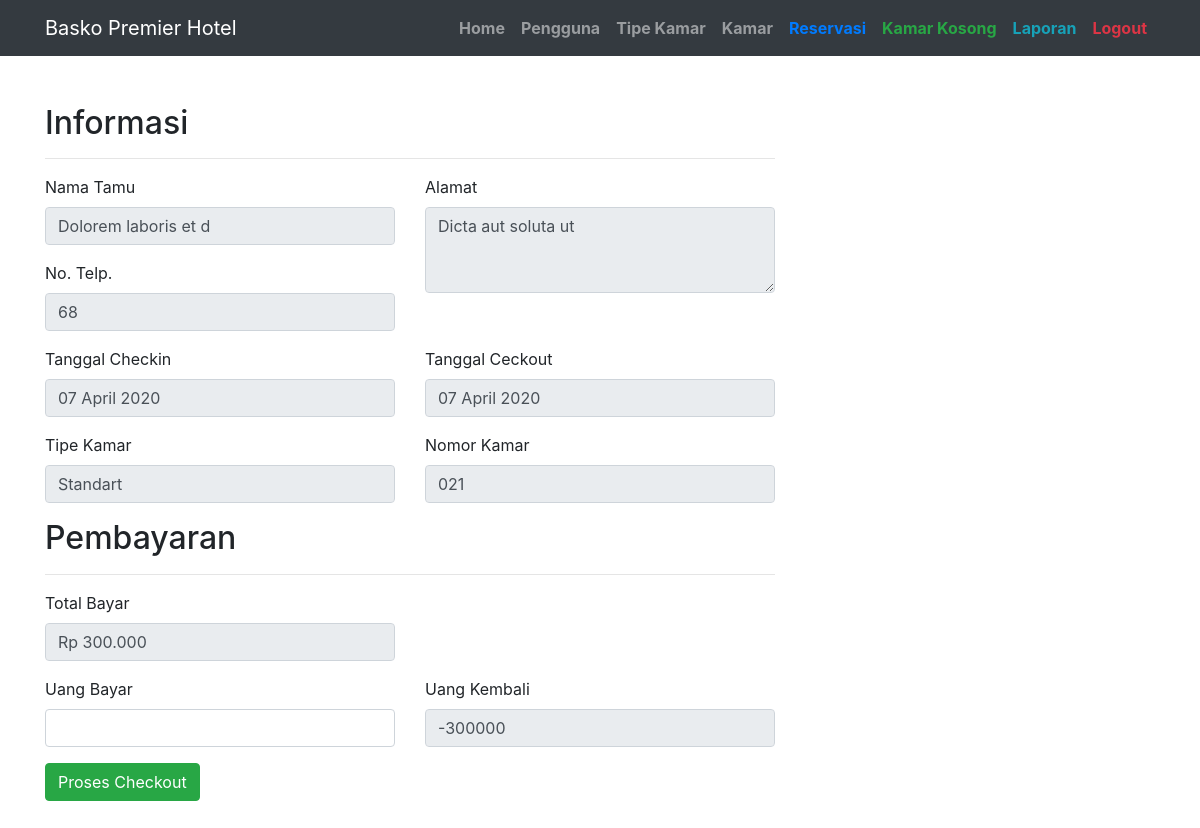
Screenshot of /index.php?page=module/Reservasi/checkout&id=3 (signed in) with the database file from the repository.
### tables this page shows
CREATE TABLE `tb_Reservasi` (
  `reservasi_id` int(11) NOT NULL AUTO_INCREMENT,
  `kamar_id` int(11) NOT NULL,
  `reservasi_nama` varchar(100) NOT NULL,
  `reservasi_tlp` varchar(12) NOT NULL,
  `reservasi_alamat` text NOT NULL,
  `reservasi_masuk` date NOT NULL,
  `reservasi_keluar` date NOT NULL,
  `reservasi_status` varchar(25) NOT NULL,
  PRIMARY KEY (`reservasi_id`)
);

CREATE TABLE `tb_Tipe_kamar` (
  `tipe_kamar_id` int(11) NOT NULL AUTO_INCREMENT,
  `tipe_kamar_nama` varchar(255) NOT NULL,
  PRIMARY KEY (`tipe_kamar_id`)
);

CREATE TABLE `tb_Kamar` (
  `kamar_id` int(11) NOT NULL AUTO_INCREMENT,
  `tipe_kamar_id` int(11) NOT NULL,
  `kamar_no` varchar(11) NOT NULL,
  `kamar_harga` int(11) NOT NULL,
  `kamar_fasilitas` text NOT NULL,
  `kamar_status` varchar(100) NOT NULL,
  PRIMARY KEY (`kamar_id`)
);

### assets/model/conf.php (called while the page is built, shortened)
<?php
$conn = mysqli_connect('localhost', 'root', 'mysql', 'db_hotel_basko');
class Conf
{
    public function get($query)
    {
        global $conn;
        $ambil = $conn->query($query);
        $hasil = [];
        while ($pecah = $ambil->fetch_object()) {
            $hasil[] = $pecah;
        }
        return $hasil;
    }
}

### assets/model/db.php (called while the page is built, shortened)
<?php
include 'conf.php';
class Db extends Conf
{
    public function getOneReservasi($id)
    {
        $query = $this->get("   SELECT * FROM tb_Reservasi
                                    LEFT JOIN tb_Kamar ON tb_Reservasi.kamar_id=tb_Kamar.kamar_id
                                    LEFT JOIN tb_Tipe_kamar ON tb_Kamar.tipe_kamar_id=tb_Tipe_kamar.tipe_kamar_id
                                    WHERE reservasi_id = '$id'")[0];
        return $query;
    }
}

### assets/libs/helper/helper.php (called while the page is built, shortened)
<?php
function rupiah($nilai, $simbol = "Rp ", $spasi_rupiah = "", $dibelakang_koma = 0, $penutup = "", $pemisah_koma = ",", $pemisah_ribuan = ".")
{
    $nilai = intval($nilai);
    return $simbol . $spasi_rupiah . number_format($nilai, $dibelakang_koma, $pemisah_koma, $pemisah_ribuan) . $penutup;
}
function tgl_indo($tgl)
{
    $tanggal = substr($tgl, 8, 2);
    $bulan = getBulan(substr($tgl, 5, 2));
    $tahun = substr($tgl, 0, 4);
    return $tanggal . ' ' . $bulan . ' ' . $tahun;
}
function getBulan($bln)
{
    switch ($bln) {
        case 4:
            return "April";
            break;
    }
}

### module/Reservasi/checkout.php (the view, shortened to what this page needs)
<?php
$id = $_GET['id'];
$dataReservasi = $db->getOneReservasi($id);
?>
<div class="container">
    <div class="row">
        <div class="col-md-8 mb-5 mt-5">
            <h2>Informasi</h2>
            <hr>
            <form method="POST">
                <div class="row">
                    <div class="col-md-6">
                        <div class="form-group">
                            <div class="form-label-group">
                                <label>Nama Tamu</label>
                                <input required value="<?php echo $dataReservasi->reservasi_nama ?>" name="nama" type="text" class="form-control" readonly>
                            </div>
                        </div>
                        <div class="form-group">
                            <div class="form-label-group">
                                <label>No. Telp.</label>
                                <input required value="<?php echo $dataReservasi->reservasi_tlp ?>" name="telp" type="text" class="form-control" readonly>
                            </div>
                        </div>
                    </div>
                    <div class="col-md-6">
                        <div class="form-group">
                            <div class="form-label-group">
                                <label>Alamat</label>
                                <textarea name="alamat" cols="30" rows="3" class="form-control" readonly><?php echo $dataReservasi->reservasi_alamat ?></textarea>
                            </div>
                        </div>
                    </div>
                </div>
                <div class="row">
                    <div class="col-md-6">
                        <div class="form-group">
                            <div class="form-label-group">
                                <label>Tanggal Checkin</label>
                                <input required value="<?php echo tgl_indo($dataReservasi->reservasi_masuk) ?>" name="ceckin" type="text" class="form-control" readonly>
                            </div>
                        </div>
                        <div class="form-group">
                            <div class="form-label-group">
                                <label>Tipe Kamar</label>
                                <input required value="<?php echo $dataReservasi->tipe_kamar_nama ?>" name="ceckin" type="text" class="form-control" readonly>
                            </div>
                        </div>
                    </div>
                    <div class="col-md-6">
                        <div class="form-group">
                            <div class="form-label-group">
                                <label>Tanggal Ceckout</label>
                                <input required value="<?php echo tgl_indo($dataReservasi->reservasi_keluar) ?>" type="text" class="form-control" readonly>
                            </div>
                        </div>
                        <div class="form-group">
                            <div class="form-label-group">
                                <label>Nomor Kamar</label>
                                <input required value="<?php echo $dataReservasi->kamar_no ?>" name="ceckin" type="text" class="form-control" readonly>
                            </div>
                        </div>
                    </div>
                </div>
                <h2>Pembayaran</h2>
                <hr>
                <div class="row">
                    <div class="col-md-6">
                        <div class="form-group">
                            <div class="form-label-group">
                                <label>Total Bayar</label>
                                <?php
                                $in = new DateTime($dataReservasi->reservasi_masuk);
                                $out   = new DateTime($dataReservasi->reservasi_keluar);
                                $diff    = $out->diff($in);
                                $hasil = $diff->d;
                                if ($hasil == 0) {
                                    $hasil = 1;
                                }
                                $totalBayar = $hasil * $dataReservasi->kamar_harga;
                                ?>
                                <input required value="<?php echo rupiah($totalBayar)  ?>" id="tBayar" name="" type="text" class="form-control" readonly>
                            </div>
                        </div>
                    </div>
                </div>
                <div class="row">
                    <div class="col-md-6">
                        <div class="form-group">
                            <div class="form-label-group">
                                <label>Uang Bayar</label>
                                <input required onkeyup="cariKembali()" value="" id="uBayar" name="uang_bayar" type="number" class="form-control">
                            </div>
                        </div>
                    </div>
                    <div class="col-md-6">
                        <div class="form-group">
                            <div class="form-label-group">
                                <label>Uang Kembali</label>
                                <input required value="" id="uKembali" name="uang_kembali" type="number" class="form-control" readonly>
                            </div>
                        </div>
                    </div>
                </div>
                <button name="prosesCheckout" class="btn btn-success">Proses Checkout</button>
            </form>
        </div>
    </div>
</div>

### assets/css/business-frontpage.css (style rules this page uses)
body { padding-top: 56px; }

### rows the page displays
tb_reservasi: nama "Dolorem laboris et d", telp "68", alamat "Dicta aut soluta ut", ceckin "07 April 2020", ceckin "Standart", reservasi_keluar "07 April 2020", ceckin "021", reservasi_keluar+reservasi_masuk "Rp 300.000"
